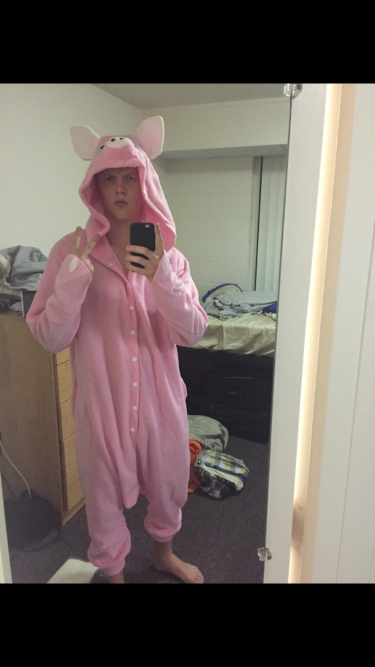
#> input picture deep_network_object_detection/Exp2/src/data/example.jpg, 750 x 1334 px (shown at 1/2 size); its folder holds only this picture in this run
$ python -i design.py   (imports and definitions only)
#> lines starting #> are read from the running program, lines starting #| are printed output that depends on the picture; after the words box and inside, x2 and y2 are one past the last pixel; in counts of white or black regions, pixels touching at a corner belong together
#> further down, picture is the input picture: shape (1334, 750, 3); mean B, G, R 96.7, 102.2, 112.8
import cv2
import preprocess
import numpy as np
from matplotlib import pyplot as plt
from sklearn.metrics import ConfusionMatrixDisplay, confusion_matrix

# 1. 数据集准备
# [2 lines not run here, left out]
# [1 line that did not run here, left out]
# [1 line that did not run here, left out]
# [1 line that did not run here, left out]


# 2. 产品倾斜角度估计
def estimate_rotation_angle(src):
    # 在这里实现产品倾斜角度估计算法
    # 返回图片的倾斜角度
    # 预处理图像
    blurred = cv2.GaussianBlur(src, (3, 3), 0)
    # 边缘检测
    edges = cv2.Canny(blurred, 80, 150)
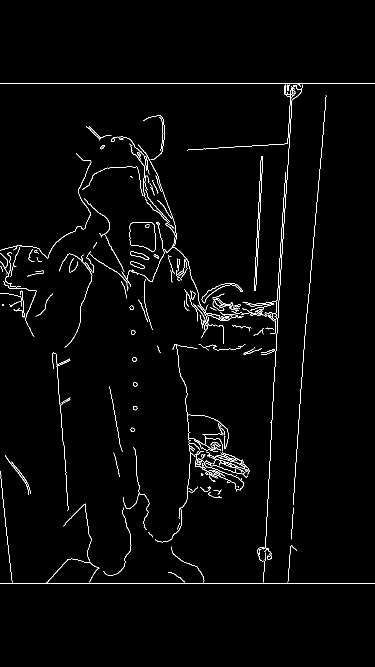
#> edges: shape (1334, 750) (shown at 1/2 size); 1.8% white in thin lines or dots, all inside (x1, y1, x2, y2) = (0, 166, 750, 1168)
    # 形态学操作
    kernel = cv2.getStructuringElement(cv2.MORPH_RECT, (3, 3))
    # 闭运算
    edges = cv2.morphologyEx(edges, cv2.MORPH_CLOSE, kernel)
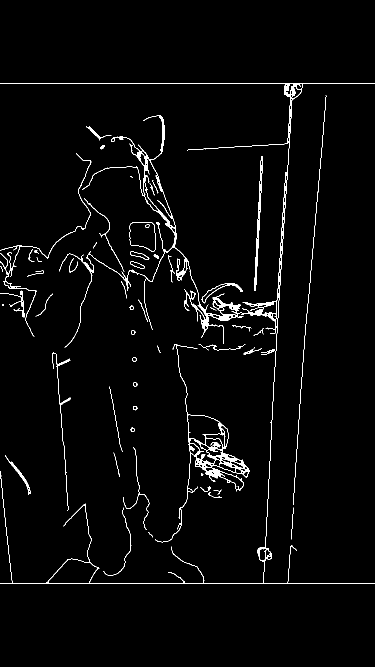
#> edges: shape (1334, 750) (shown at 1/2 size); 2.3% white; 59 white regions (7 under 20 px)
    # 寻找轮廓
    contours, _ = cv2.findContours(edges, cv2.RETR_EXTERNAL, cv2.CHAIN_APPROX_SIMPLE)
#> contours = 56 contours, 27 with area under 20; largest, box (x1, y1, x2, y2) and area: (0, 166, 750, 1168) 14838, (310, 688, 499, 1085) 9492, (259, 444, 311, 504) 2458, (508, 312, 526, 582) 845, (403, 566, 485, 607) 522
    # 排序找到最大轮廓
    contours = sorted(contours, key=cv2.contourArea, reverse=True)[:1]
#> contours = 1 contour; box (x1, y1, x2, y2) and area: (0, 166, 750, 1168) 14838
    # 画出最小外接矩形，得到角度
    rect_mask = cv2.minAreaRect(contours[0])
#> rect_mask = ((374.5, 666.5), (1001, 749), -90)
    # 如果矩形的长边和x轴的夹角大于45度，那么就将角度减去90度
    rotated_angle = rect_mask[2] if rect_mask[1][0] > rect_mask[1][1] else rect_mask[2] - 90
#> rotated_angle = -90
    # 画出矩形
    empty = np.zeros(src.shape, dtype=np.uint8)
    box = np.intp(cv2.boxPoints(rect_mask))
#> box = [[749, 1167], [0, 1167], [0, 166], [749, 166]]
    # 旋转后的矩形
#> (the run stopped early here; a loop or call above may not have finished)
